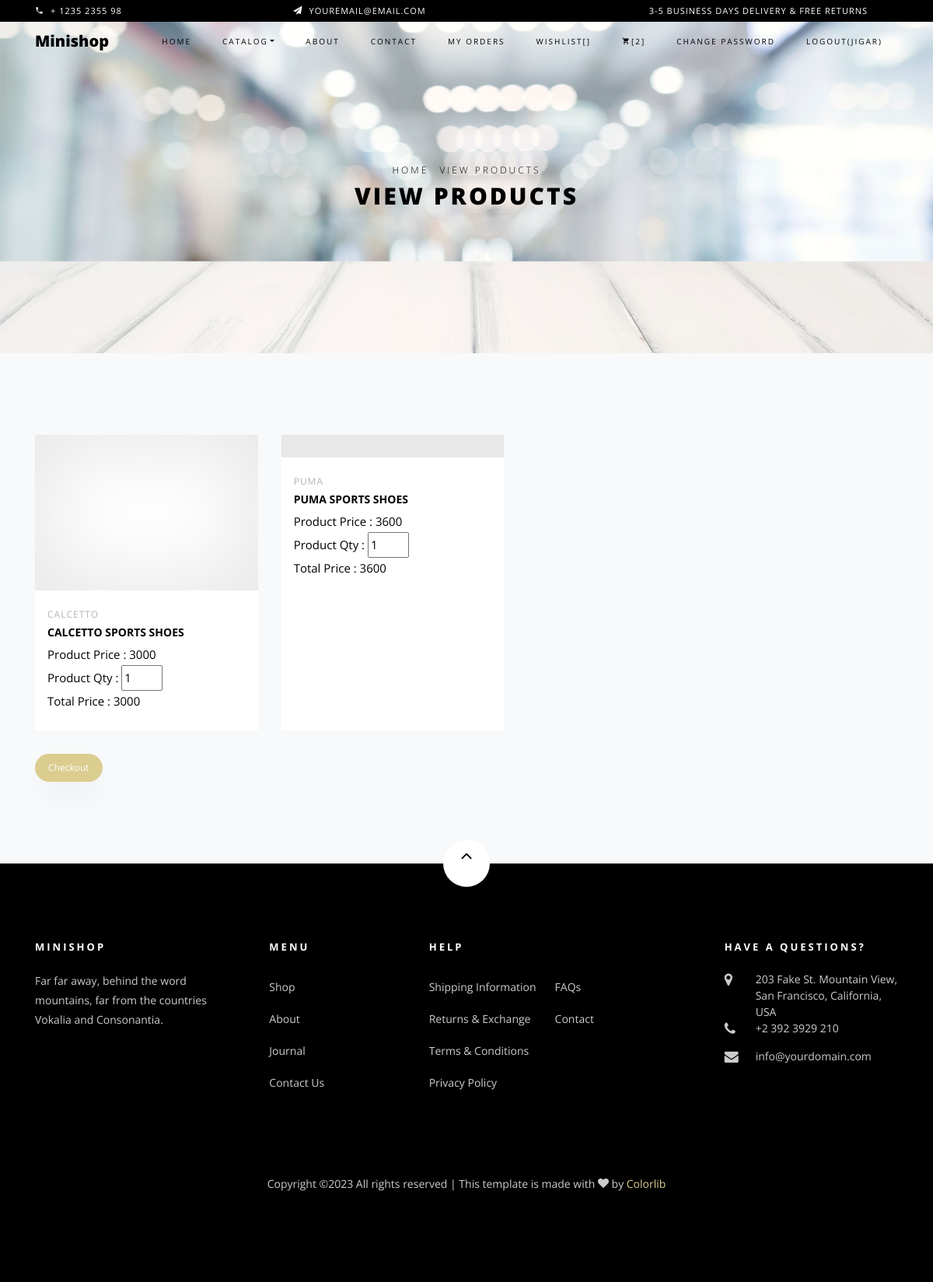
The page /cart/ (signed in) on the database as committed earlier.
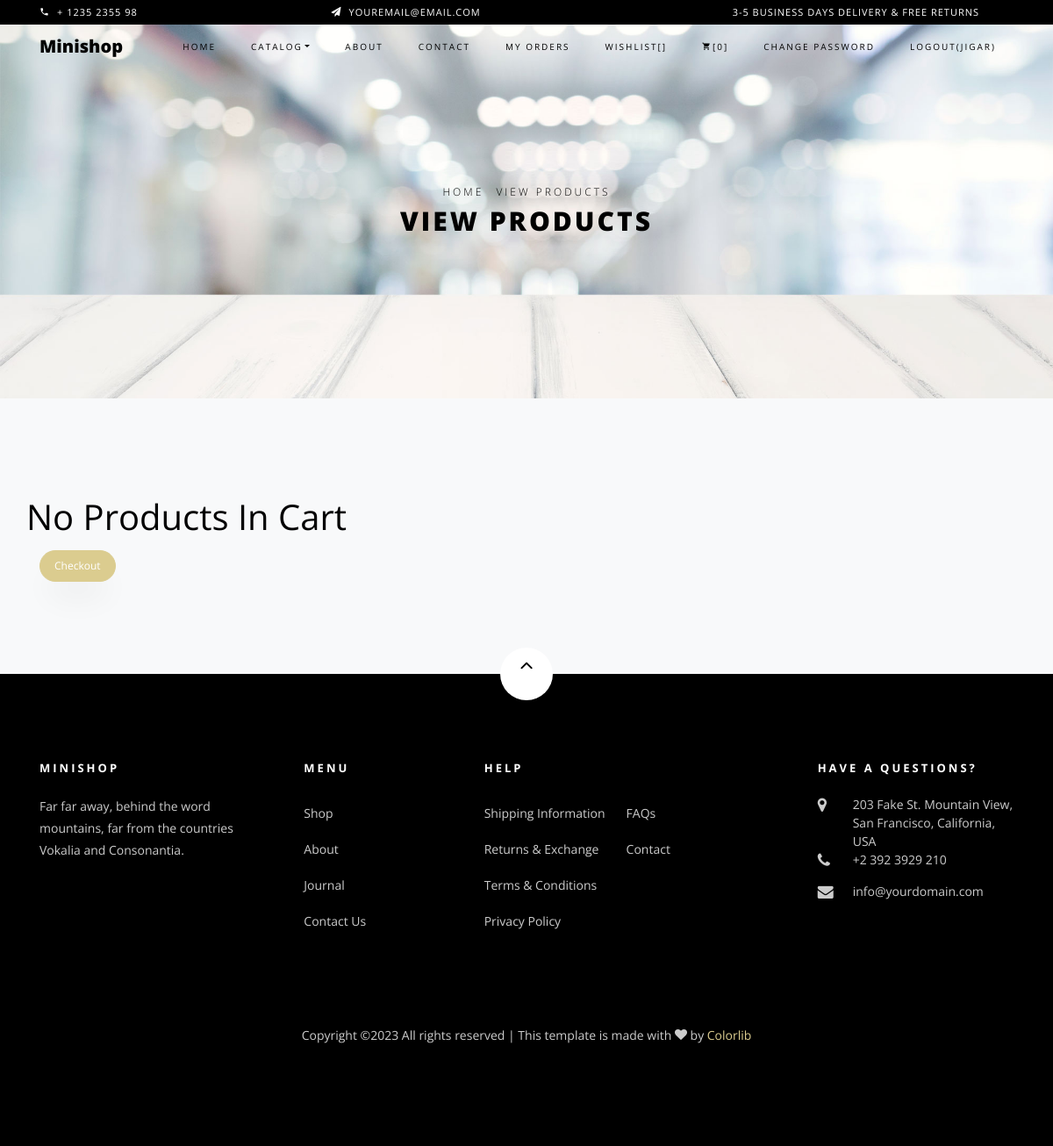
The same page on the database as committed later.
### myapp/models.py (models this page shows, shortened)
class Cart(models.Model):
	user=models.ForeignKey(User,on_delete=models.CASCADE)
	product=models.ForeignKey(Product,on_delete=models.CASCADE)
	product_price=models.PositiveIntegerField()
	product_qty=models.PositiveIntegerField(default=1)
	total_price=models.PositiveIntegerField()
	payment_status=models.BooleanField(default=False)

class Product(models.Model):
	seller=models.ForeignKey(User,on_delete=models.CASCADE)
	category=(
			("Formal","Formal"),
			("Sports","Sports"),
			("Casual","Casual"),
		)
	product_category=models.CharField(max_length=100,choices=category)
	brand=(
		("Puma","Puma"),
		("Reebok","Reebok"),
		("Adidas","Adidas"),
		("Calcetto","Calcetto"),
		("Bata","Bata"),
	)
	product_brand=models.CharField(max_length=100,choices=brand)
	product_name=models.CharField(max_length=100)
	product_price=models.PositiveIntegerField()
	size=(
		("7","7"),
		("8","8"),
		("9","9"),
		("10","10"),
		("11","11"),
	)
	product_size=models.CharField(max_length=100,choices=size)
	product_pic=models.ImageField(upload_to="product_pic/")

### myapp/views.py (the view)
# urls.py: path('cart/',views.cart,name='cart'),
def cart(request):
	net_price=0
	user=User.objects.get(email=request.session['email'])
	carts=Cart.objects.filter(user=user,payment_status=False)
	for i in carts:
		net_price=net_price+i.total_price
	request.session['cart_count']=len(carts)
	return render(request,'cart.html',{'carts':carts,'net_price':net_price})

### myapp/templates/cart.html (shortened to what this page needs)
{% extends 'header.html' %}
{% load static %}
{% block content %}
<!DOCTYPE html>
<html lang="en">
  <head>
  </head>
  <body class="goto-here">
    <div class="hero-wrap hero-bread" style="background-image: url('{% static 'images/bg_6.jpg' %}');">
      <div class="container">
        <div class="row no-gutters slider-text align-items-center justify-content-center">
          <div class="col-md-9 ftco-animate text-center">
          	<p class="breadcrumbs"><span class="mr-2"><a href="index.html">Home</a></span> <span>View Products</span></p>
            <h1 class="mb-0 bread">View Products</h1>
          </div>
        </div>
      </div>
    </div>
    <section class="ftco-section bg-light">
    	<div class="container">
    		<div class="row">
    			<div class="col-md-8 col-lg-10 order-md-last">
    				<div class="row">
			            {% if carts %}
    					{% for i in carts %}
		    			<div class="col-sm-12 col-md-12 col-lg-4 ftco-animate d-flex">
		    				<div class="product d-flex flex-column">
		    					<a href="#" class="img-prod"><img class="img-fluid" src="{{i.product.product_pic.url}}" alt="Colorlib Template" style="width: 500px;height: 200px;">
		    					</a>
		    					<div class="text py-3 pb-4 px-3">
		    						<div class="d-flex">
		    							<div class="cat">
				    						<span>{{i.product.product_brand}}</span>
				    					</div>
			    					</div>
		    						<h3><a href="#">{{i.product.product_name}}</a></h3>
		    						<div class="pricing">
			    						<p class="price"><span>Product Price : {{i.product.product_price}}</span></p>
			    					</div>
			    					<div class="pricing">
			    						<form name="change qty" method="post" action="{% url 'change-qty' %}">
			    							<p class="price">
			    								<span>
			    									Product Qty : <input type="number" name="product_qty" value="{{i.product_qty}}"  min="1" max="10" onchange="this.form.submit();">
			    								</span>
			    							</p>
			    					</form>
			    					</div>
			    					<div class="pricing">
			    						<p class="price"><span>Total Price : {{i.total_price}}</span></p>
			    					</div>
		    					</div>
		    				</div>
		    			</div>
		    			{% endfor %}
		    			{% else %}
		    				<h1>No Products In Cart</h1>
		    			{% endif %}
		    		</div>
		    		<form method="post">
							<button type="button" class="btn btn-lg btn-primary" id="checkout-button">Checkout</button>
						</form>
		    	</div>
    		</div>
    	</div>
    </section>
  </body>
</html>
{% endblock %}

### myapp/templates/header.html (shortened to what the changed rows need)
{% load static %}
<!DOCTYPE html>
<html lang="en">
  <head>
    <link rel="stylesheet" href="{% static 'css/open-iconic-bootstrap.min.css' %}">
    <link rel="stylesheet" href="{% static 'css/animate.css' %}">
    <link rel="stylesheet" href="{% static 'css/owl.carousel.min.css' %}">
    <link rel="stylesheet" href="{% static 'css/owl.theme.default.min.css' %}">
    <link rel="stylesheet" href="{% static 'css/magnific-popup.css' %}">
    <link rel="stylesheet" href="{% static 'css/aos.css' %}">
    <link rel="stylesheet" href="{% static 'css/ionicons.min.css' %}">
    <link rel="stylesheet" href="{% static 'css/bootstrap-datepicker.css' %}">
    <link rel="stylesheet" href="{% static 'css/jquery.timepicker.css' %}">
    <link rel="stylesheet" href="{% static 'css/flaticon.css' %}">
    <link rel="stylesheet" href="{% static 'css/icomoon.css' %}">
    <link rel="stylesheet" href="{% static 'css/style.css' %}">
  </head>
  <body class="goto-here">
    <nav class="navbar navbar-expand-lg navbar-dark ftco_navbar bg-dark ftco-navbar-light" id="ftco-navbar">
	    <div class="container">
	      <div class="collapse navbar-collapse" id="ftco-nav">
	        <ul class="navbar-nav ml-auto">
            {%  if request.session.email %}
              <li class="nav-item"><a href="{% url 'myorder' %}" class="nav-link">My Orders</a></li>
              <li class="nav-item"><a href="{% url 'wishlist' %}" class="nav-link">Wishlist[{{request.session.wishlist_count}}]</a></li>
              <li class="nav-item cta cta-colored"><a href="{% url 'cart' %}" class="nav-link"><span class="icon-shopping_cart"></span>[{{request.session.cart_count}}]</a></li>
              <li class="nav-item"><a href="{% url 'change-password' %}" class="nav-link">Change Password</a></li>
              <li class="nav-item"><a href="{% url 'logout' %}" class="nav-link">Logout({{request.session.fname}})</a></li>
            {% else %}
              <li class="nav-item"><a href="{% url 'signup' %}" class="nav-link">Sign Up</a></li>
              <li class="nav-item"><a href="{% url 'login' %}" class="nav-link">Login</a></li>
            {% endif %}
	        </ul>
	      </div>
	    </div>
	  </nav>
    {% block content %}
    {% endblock %}
    <footer class="ftco-footer ftco-section">
      <div class="container">
        <div class="row mb-5">
          <div class="col-md">
            <div class="ftco-footer-widget mb-4">
              <h2 class="ftco-heading-2">Minishop</h2>
            </div>
          </div>
          <div class="col-md">
            <div class="ftco-footer-widget mb-4 ml-md-5">
              <h2 class="ftco-heading-2">Menu</h2>
            </div>
          </div>
          <div class="col-md-4">
             <div class="ftco-footer-widget mb-4">
              <h2 class="ftco-heading-2">Help</h2>
            </div>
          </div>
          <div class="col-md">
            <div class="ftco-footer-widget mb-4">
            	<h2 class="ftco-heading-2">Have a Questions?</h2>
            </div>
          </div>
        </div>
      </div>
    </footer>
  </body>
</html>

Rows that differ between the two databases and show on the page:
no longer on this page (row edited): Cart: product.product_brand "CALCETTO", product.product_name "CALCETTO SPORTS SHOES", product.product_price "3000", product_qty "1", total_price "3000"
no longer on this page (row edited): Cart: product.product_brand "PUMA", product.product_name "PUMA SPORTS SHOES", product.product_price "3600", product_qty "1", total_price "3600"
Other text that changed with them:
{{ request.session.cart_count }}: "2" → "0"
text now shown: "No Products In Cart"
